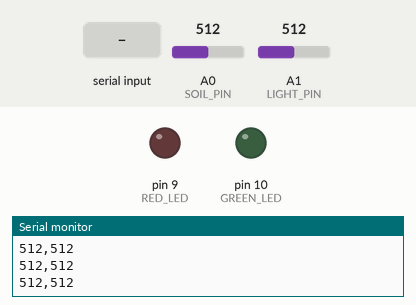
Simulated run of this sketch. Board: Arduino Uno, built with avr-gcc and run on an emulated ATmega328P. Shown: output pins drawn as LEDs (lit = HIGH), the last lines printed to the serial monitor. Inputs (shaded band) come from the test bench; at power-on: A0 (SOIL_PIN) = 512, A1 (LIGHT_PIN) = 512.

Above: at 1.2 s.
1.3 s: "1" received over Serial
At 2.7 s:
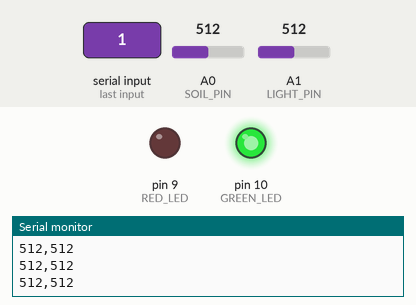
3.0 s: "0" received over Serial
At 4.0 s:
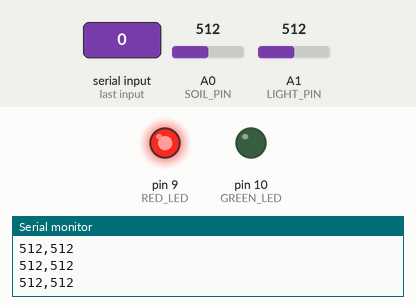
Timing chart, 0 to 6.0 s (numbered marks = the images above; inputs shaded):
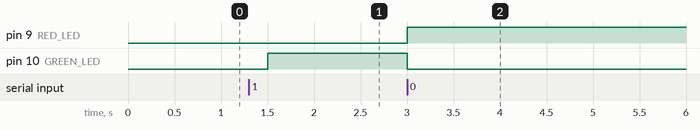

The sketch:

sketch_dec14a_copy_20251229222621.ino
```cpp
// ================== LED PINLER ==================
#define GREEN_LED 10   // Sulama VAR
#define RED_LED   9    // Sulama YOK

// ================== SENSOR PINLER ==================
#define SOIL_PIN  A0
#define LIGHT_PIN A1

void setup() {
  Serial.begin(9600);

  pinMode(GREEN_LED, OUTPUT);
  pinMode(RED_LED, OUTPUT);

  digitalWrite(GREEN_LED, LOW);
  digitalWrite(RED_LED, LOW);
}

void loop() {
  int soil  = analogRead(SOIL_PIN);
  int light = analogRead(LIGHT_PIN);

  // Python'a SADECE 2 değer gönder
  // FORMAT: soil,light
  Serial.print(soil);
  Serial.print(",");
  Serial.println(light);

  // Python'dan karar al
  if (Serial.available() > 0) {
    char decision = Serial.read();

    if (decision == '1') {
      digitalWrite(GREEN_LED, HIGH);
      digitalWrite(RED_LED, LOW);
    }
    else if (decision == '0') {
      digitalWrite(GREEN_LED, LOW);
      digitalWrite(RED_LED, HIGH);
    }
  }

  delay(500);  // hızlı kontrol
}
```

Measured:
- after the input at 1.3 s, pin 10 (GREEN_LED): LOW → HIGH after 0.20 s
- after the input at 3.0 s, pin 9 (RED_LED): LOW → HIGH at once; pin 10 (GREEN_LED): HIGH → LOW at once
